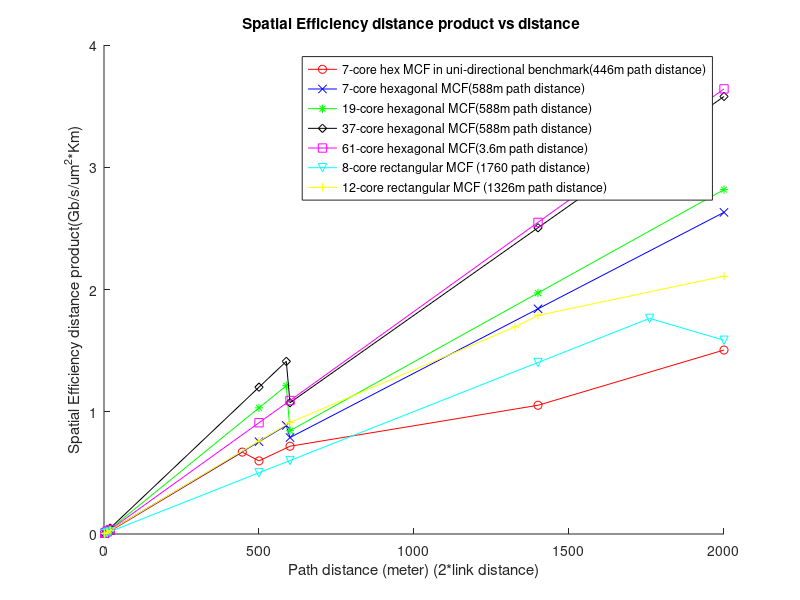

This figure's MATLAB source:
x1=[2 10 20 446 500 600 1400 2000];
pro1=[0.003		0.015	0.024	0.670	0.598		0.718		1.053		1.505];
x2=[2 10 20 500 588 600 1400 2000];
pro2=[0.003		0.015	0.030		0.755	0.888	0.789		1.842		2.631];
x3=[2 10 20 500 588 600 1400 2000];
pro3=[0.004		0.021	0.041		1.032	1.213	0.845		1.972		2.817];
x4=[2 10 20 500 588 600 1400 2000];
pro4=[0.005		0.024	0.048		1.201	1.412	1.074		2.505		3.579];
x5=[2 3.6 10 20 500 600 1400 2000];
pro5=[0.006	0.010	0.024	0.036		0.910		1.092		2.549		3.641];
x6=[2 10 20 500 600 1400 1760 2000];
pro6=[0.002		0.010	0.020		0.501		0.601		1.403	1.764	1.585];
x7=[2 10 20 500 600 1326 1400 2000];
pro7=[0.003		0.015	0.030		0.760		0.912	1.694	1.788		2.109];


figure(1)

hold on;
plot (x1,pro1,'or-');
plot (x2,pro2,'xb-');
plot (x3,pro3,'*g-');
plot (x4,pro4,'kd-');
plot (x5,pro5,'sm-');
plot (x6,pro6,'cv-');
plot (x7,pro7,'y+-');
xlabel('Path distance (meter) (2*link distance)');
ylabel('Spatial Efficiency distance product(Gb/s/um^2*Km)');
title('Spatial Efficiency distance product vs distance ');
legend('7-core hex MCF in uni-directional benchmark(446m path distance)','7-core hexagonal MCF(588m path distance)','19-core hexagonal MCF(588m path distance)','37-core hexagonal MCF(588m path distance)','61-core hexagonal MCF(3.6m path distance)','8-core rectangular MCF (1760 path distance)','12-core rectangular MCF (1326m path distance)');